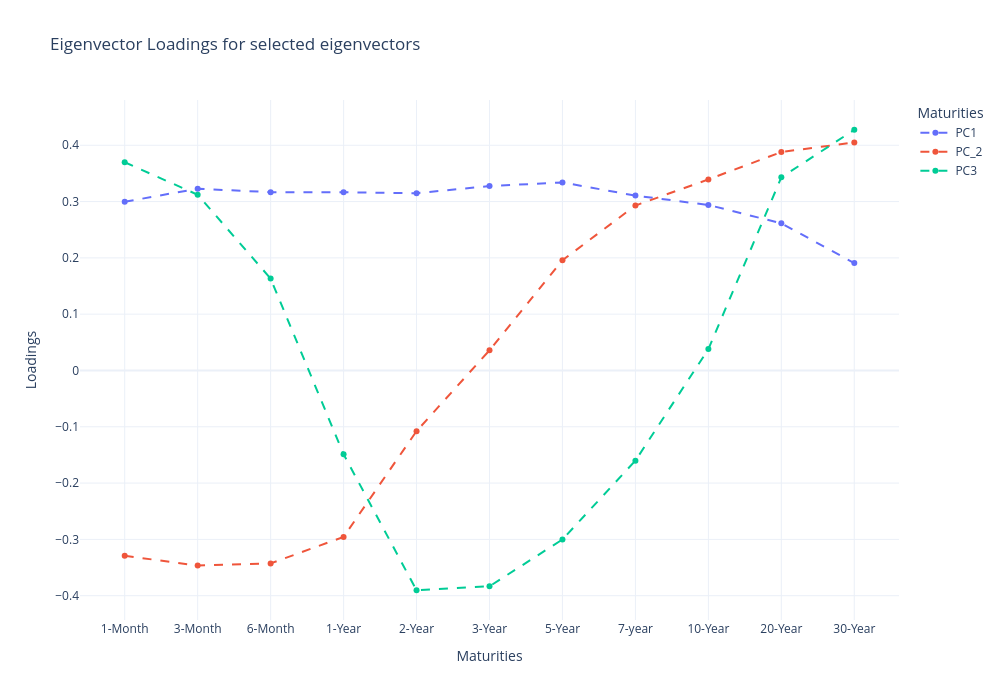

This figure's notebook cell:
### Code cell
fig_pcs = go.Figure()

for pc in selected_eigenvectors_df.columns:
    fig_pcs.add_trace(
        go.Scatter(
            x=selected_eigenvectors_df.index,
            y=selected_eigenvectors_df[pc],
            mode='lines + markers',
            line={'dash':'dash'},
            name=pc,
        )
    )
    
    fig_pcs.update_layout(
        title='Eigenvector Loadings for selected eigenvectors',
        xaxis={'title': 'Maturities'},
        yaxis={'title': 'Loadings'},
        legend={'title': 'Maturities'},
        template='plotly_white',
        width=1000,
        height=700,
    )

fig_pcs.show()

### Figure 1 — Plotly figure (JSON) as saved in the notebook; plotly's stock layout.template omitted (floating-point values rounded to 4 significant figures)
{"data": [{"line": {"dash": "dash"}, "mode": "lines+markers", "name": "PC1", "x": ["1-Month", "3-Month", "6-Month", "1-Year", "2-Year", "3-Year", "5-Year", "7-year", "10-Year", "20-Year", "30-Year"], "y": [0.2996, 0.3229, 0.3167, 0.3165, 0.3149, 0.3276, 0.3339, 0.3106, 0.294, 0.2613, 0.1907], "type": "scatter"}, {"line": {"dash": "dash"}, "mode": "lines+markers", "name": "PC_2", "x": ["1-Month", "3-Month", "6-Month", "1-Year", "2-Year", "3-Year", "5-Year", "7-year", "10-Year", "20-Year", "30-Year"], "y": [-0.3291, -0.3465, -0.3426, -0.2957, -0.1078, 0.03579, 0.1957, 0.293, 0.3393, 0.388, 0.4051], "type": "scatter"}, {"line": {"dash": "dash"}, "mode": "lines+markers", "name": "PC3", "x": ["1-Month", "3-Month", "6-Month", "1-Year", "2-Year", "3-Year", "5-Year", "7-year", "10-Year", "20-Year", "30-Year"], "y": [0.3699, 0.3121, 0.1632, -0.1488, -0.3903, -0.3834, -0.3001, -0.1602, 0.03792, 0.343, 0.4276], "type": "scatter"}], "layout": {"title": {"text": "Eigenvector Loadings for selected eigenvectors"}, "xaxis": {"title": {"text": "Maturities"}}, "yaxis": {"title": {"text": "Loadings"}}, "legend": {"title": {"text": "Maturities"}}, "width": 1000, "height": 700}}
